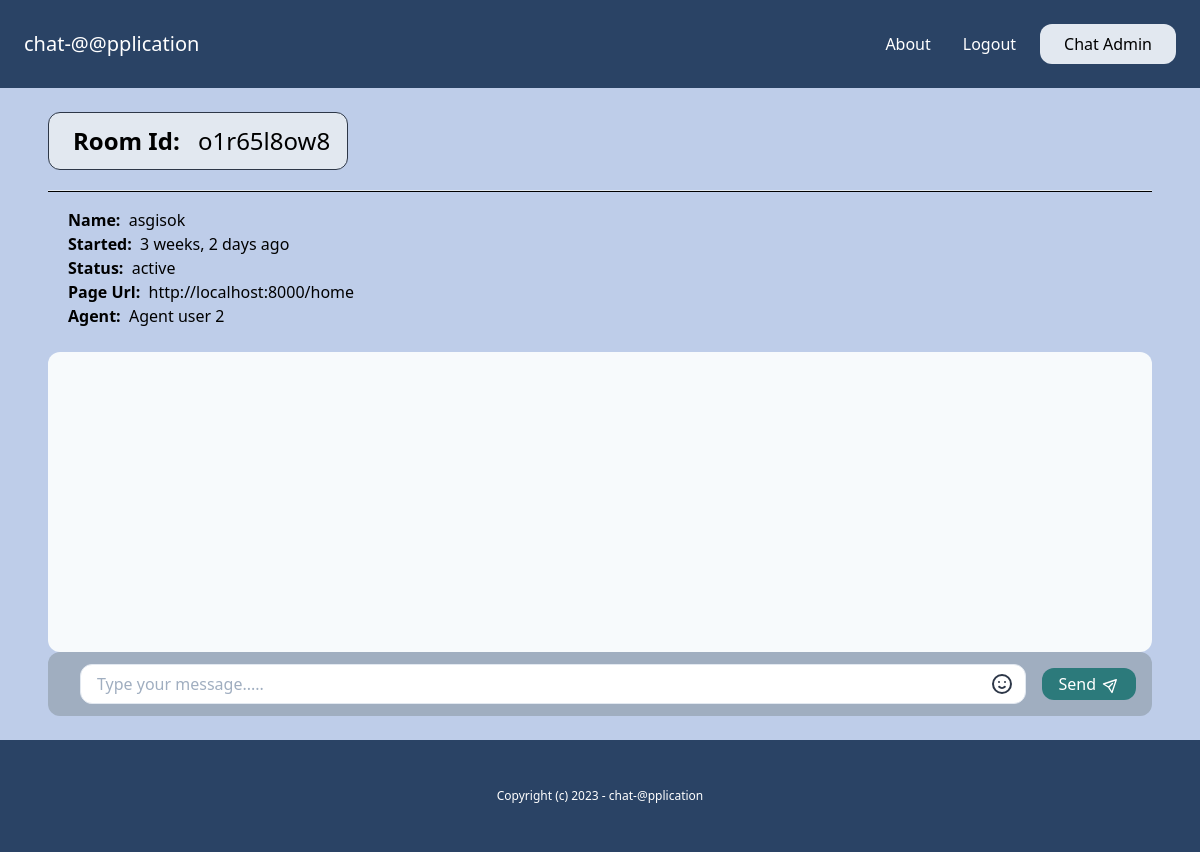
The page /admin-dashboard/room_details/o1r65l8ow8/ (signed in) on the database as committed earlier.
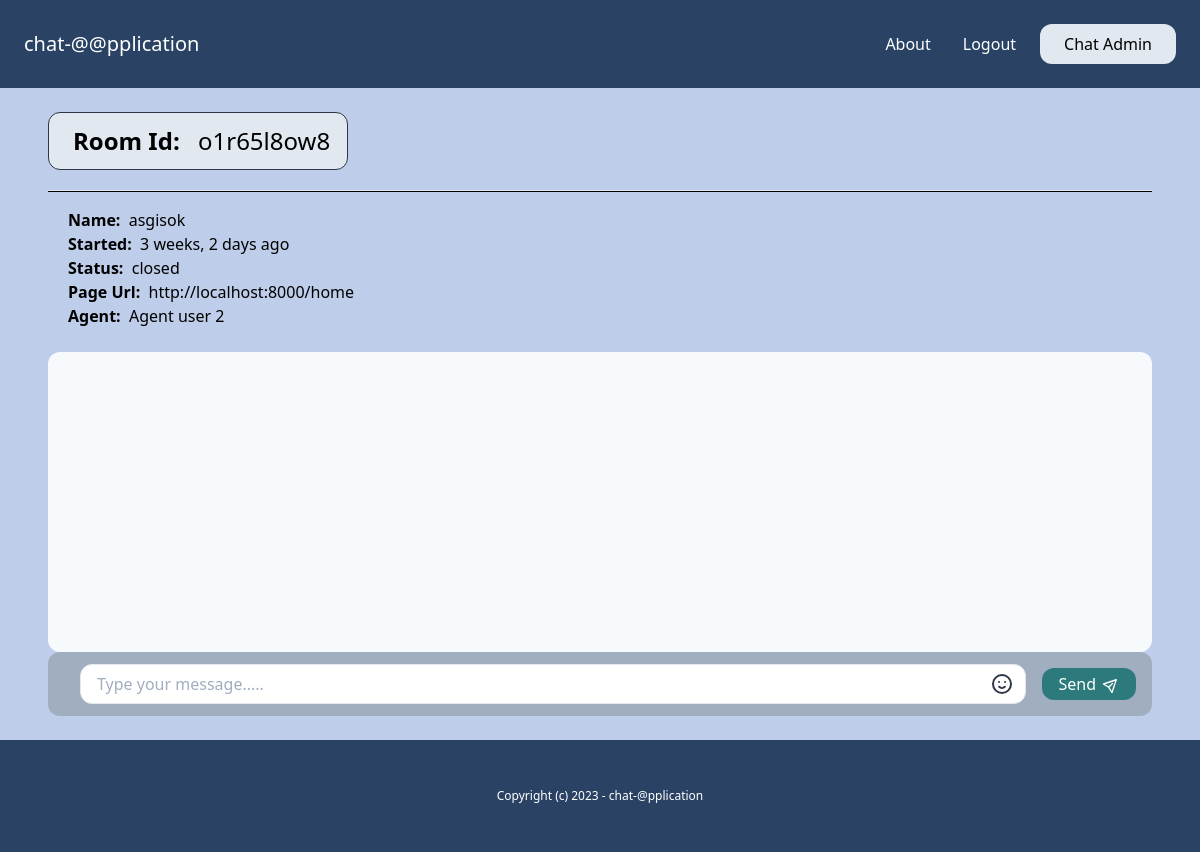
The same page on the database as committed later.
### chat/models.py (models this page shows, shortened)
class Room(models.Model):
    WAITING = "waiting"
    ACTIVE = "active"
    CLOSED = "closed"
    CHOICES_STATUS = (
        (WAITING, "waiting"),
        (ACTIVE, "active"),
        (CLOSED, "closed"),
    )
    uuid = models.CharField(max_length=255)
    client = models.CharField(max_length=255)
    agent = models.ForeignKey(User, null=True, blank=True, related_name="rooms", on_delete=models.CASCADE)
    messages = models.ManyToManyField(Message, blank=True)
    url = models.CharField(max_length=255, blank=True, null=True)
    status = models.CharField(max_length=20, choices=CHOICES_STATUS, default=WAITING)
    created_at = models.DateTimeField(auto_now_add=True)
    class Meta:
        ordering = ("-created_at",)

### account/models.py (models this page shows)
class User(AbstractBaseUser, PermissionsMixin):
    AGENT = 'agent'
    MANAGER = 'manager'
    CUSTOMER = 'customer'
    ROLES_CHOICES = (
        (AGENT, 'Agent'),
        (MANAGER, 'Manager'),
        (CUSTOMER, 'Customer')
    )
    id = models.UUIDField(primary_key=True, default=uuid.uuid4, editable=False)
    email = models.EmailField(unique=True)
    name = models.CharField(max_length=255, blank=True, default='')
    role = models.CharField(max_length=20, choices=ROLES_CHOICES, default=AGENT)
    is_active = models.BooleanField(default=True)
    is_superuser = models.BooleanField(default=False)
    is_staff = models.BooleanField(default=False)
    date_joined = models.DateTimeField(default=timezone.now)
    last_login = models.DateTimeField(blank=True, null=True)
    objects = CustomUserManager()
    USERNAME_FIELD = 'email'
    EMAIL_FIELD = 'email'
    REQUIRED_FIELDS = ['name']

### chat/views.py (the view)
# urls.py: path("admin-dashboard/room_details/<str:uuid>/", views.get_room_details, name="room_details"),
@login_required
def get_room_details(request, uuid):
    try:
        room = Room.objects.get(uuid=uuid)
        if room.agent == request.user or request.user.groups.first().name == "Manager" or (request.user.groups.first().name == "agent" and not room.agent):
            if request.user.groups.first().name == "agent" and room.status == Room.WAITING:
                room.status = Room.ACTIVE
                room.agent = request.user
                room.save()
                messages.info(request, f"{request.user.name} you are assigned as a agent for this chat room !!!!")
            return render(request, "chat/room_details.html", {"room": room})
        return render(request, "chat/room_details.html")
    except:
        return render(request, "chat/room_details.html")

### chat/templates/chat/room_details.html (shortened to what this page needs)
{% extends "core/base.html" %}
{% load chat_tags %}
{% load static %}
{% block content %}
    {% if room %}
    <div>
        <h1 class="text-2xl border border-gray-800 rounded-xl max-w-[300px] p-3 bg-gray-300"><b class="mx-3">Room Id:</b> {{room.uuid}} </h1>
        <hr class="mt-5 text-black">
        <p class="mt-4 mx-5 mb-6">
            <b>Name: &nbsp;</b>{{room.client}}<br>
            <b>Started: &nbsp;</b>{{room.created_at|timesince}} ago<br>
            <b>Status: &nbsp;</b>{{room.status}}<br>
            <b>Page Url: &nbsp;</b>{{room.url}}<br>
            <b>Agent: &nbsp;</b>{% firstof room.agent.name "None yet...."%}<br>
        </p>
        <div class="h-[300px] bg-gray-100 mt-5 overflow-scroll rounded-xl flex flex-col flex-grow" id="message_box">
        </div>
        {% if room.status == "active" or request.user.groups.all.first.name == "Manager" %}
            <div class="flex flex-row items-center h-16 rounded-xl bg-gray-500 w-full px-4">
                <div class="flex-grow ml-4">
                    <div class="relative w-full">
                        <input type="text" id="message_content"
                            class="flex w-full border rounded-xl focus:outline-none focus:border-indigo-800 pl-4 h-10" placeholder="Type your message....." />
                        <button
                            class="absolute flex items-center justify-center h-full w-12 right-0 top-0 text-gray-800 hover:text-gray-600">
                            <svg class="w-6 h-6" fill="none" stroke="currentColor" viewBox="0 0 24 24"
                                xmlns="http://www.w3.org/2000/svg">
                                <path stroke-linecap="round" stroke-linejoin="round" stroke-width="2"
                                    d="M14.828 14.828a4 4 0 01-5.656 0M9 10h.01M15 10h.01M21 12a9 9 0 11-18 0 9 9 0 0118 0z">
                                </path>
                            </svg>
                        </button>
                    </div>
                </div>
                <div class="ml-4">
                    <button id="send_message"
                        class="flex items-center justify-center bg-teal-700 hover:bg-teal-800 rounded-xl text-white px-4 py-1 flex-shrink-0">
                        <span>Send</span>
                        <span class="ml-2">
                            <svg class="w-4 h-4 transform rotate-45 -mt-px" fill="none" stroke="currentColor"
                                viewBox="0 0 24 24" xmlns="http://www.w3.org/2000/svg">
                                <path stroke-linecap="round" stroke-linejoin="round" stroke-width="2"
                                    d="M12 19l9 2-9-18-9 18 9-2zm0 0v-8"></path>
                            </svg>
                        </span>
                    </button>
                </div>
            </div>
        {% endif %}
    </div>
    {% else %}
        <div class="mt-5">
            <p class="text-center text-3xl">You don't have a permission to view this chat room.</p>
        </div>
    {% endif %}
{% endblock %}

Rows that differ between the two databases and show on the page:
changed Room "o1r65l8ow8": status "active" → "closed"
